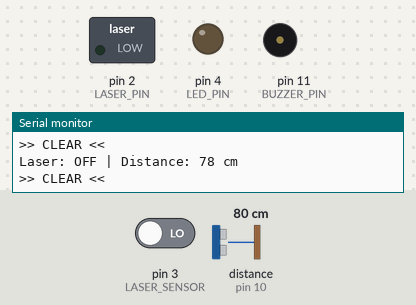
A sketch run on a simulated Arduino Uno, built with avr-gcc and run on an emulated ATmega328P. Shown: switched loads named in the sketch (green lamp = pin HIGH), output pins drawn as LEDs (lit = HIGH), buzzer (waves = sounding), the last lines printed to the serial monitor. Wiring (inferred from the names in the program): ultrasonic range finder: trigger pin 9; echo pin 10. Inputs (shaded band) come from the test bench; at power-on: distance to the obstacle (sensor on pin 10) 80 cm, pin 3 (LASER_SENSOR) LOW. The echo pulse lasts 58.3 µs per cm; pins used as bus, display or sensor lines are not drawn.

Above: at 1.8 s.
1.9 s: distance to the obstacle (sensor on pin 10) set to 13 cm
3.4 s: distance to the obstacle (sensor on pin 10) set to 10 cm
At 5.0 s:
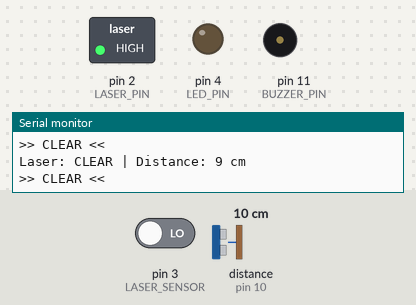
5.5 s: distance to the obstacle (sensor on pin 10) set to 18 cm
At 6.6 s:
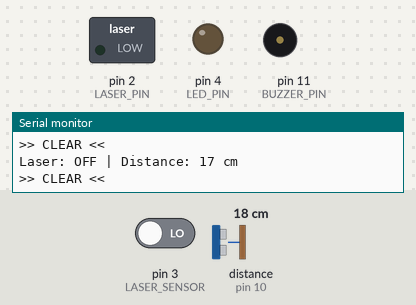
7.5 s: distance to the obstacle (sensor on pin 10) set to 2 cm
At 9.2 s:
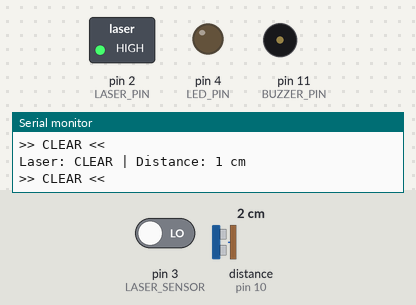
9.5 s: pin 3 (LASER_SENSOR) driven HIGH
At 10.8 s:
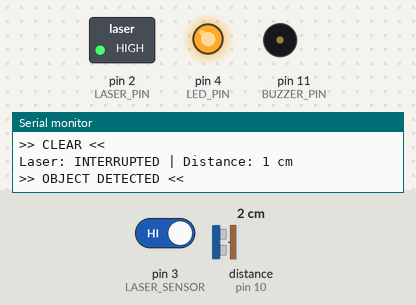
Timing chart, 0 to 14.5 s (numbered marks = the images above; inputs shaded):
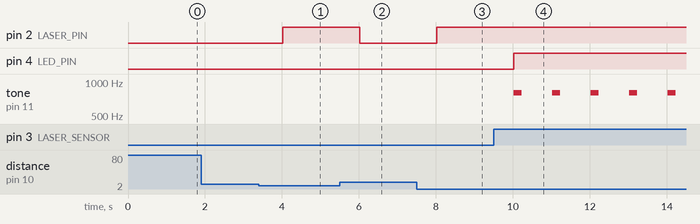

Measured:
- the behaviour switches between 12 and 11 cm on distance to the obstacle (sensor on pin 10) (found by bisection; images 0 and 1)
- after the input at 3.4 s, pin 2 (LASER_PIN): LOW → HIGH after 0.62 s
- after the input at 5.5 s, pin 2 (LASER_PIN): HIGH → LOW after 0.52 s
- after the input at 7.5 s, pin 2 (LASER_PIN): LOW → HIGH after 0.52 s
- after the input at 9.5 s, pin 4 (LED_PIN): LOW → HIGH after 0.53 s; tone on pin 11 (BUZZER_PIN): alternates 800 Hz for 0.20 s and silent for 0.80 s, starting after 0.53 s

The sketch:

ultrasonic.ino
```cpp
#include "laser_module.h"  // Import laser functions

#define TRIG_PIN 9
#define ECHO_PIN 10

const int DISTANCE_THRESHOLD = 15;

void setup() {
  Serial.begin(9600);
  setupLaserModule();

  pinMode(TRIG_PIN, OUTPUT);
  pinMode(ECHO_PIN, INPUT);

  Serial.println("System Initialized");
}

void loop() {
  int distance = measureDistance();
  bool objectClose = (distance > 0 && distance <= DISTANCE_THRESHOLD);

  // Control laser power based on distance
  if (distance > 0 && distance <= 10) {
    setLaser(true);  // Turn laser ON
  } else {
    setLaser(false); // Turn laser OFF
  }

  // Read laser status only if laser is ON
  bool laserInterrupted = false;
  if (distance <= 10) {
    laserInterrupted = checkLaserInterrupted();
  }

  // Display status
  Serial.print("Laser: ");
  Serial.print((distance <= 10) ? (laserInterrupted ? "INTERRUPTED" : "CLEAR") : "OFF");
  Serial.print(" | Distance: ");
  Serial.print(distance);
  Serial.println(" cm");

  // Alert if either laser is interrupted or object is close
  if (distance <= 10 && (laserInterrupted && objectClose)) {
    triggerAlert();
    Serial.println(">> OBJECT DETECTED <<");
  } else {
    clearAlert();
    Serial.println(">> CLEAR <<");
  }

  delay(1000);
}

int measureDistance() {
  digitalWrite(TRIG_PIN, LOW);
  delayMicroseconds(2);
  digitalWrite(TRIG_PIN, HIGH);
  delayMicroseconds(10);
  digitalWrite(TRIG_PIN, LOW);

  long duration = pulseIn(ECHO_PIN, HIGH);
  return (duration == 0) ? -1 : (duration * 0.034 / 2);
}
```

laser_module.h
```cpp
#ifndef LASER_MODULE_H
#define LASER_MODULE_H

#define LASER_PIN     2
#define LASER_SENSOR  3
#define LED_PIN       4
#define BUZZER_PIN    11

void setupLaserModule() {
  pinMode(LASER_PIN, OUTPUT);
  pinMode(LASER_SENSOR, INPUT);
  pinMode(LED_PIN, OUTPUT);
  pinMode(BUZZER_PIN, OUTPUT);
  digitalWrite(LASER_PIN, LOW);  // Laser OFF by default
}

// Turn laser ON or OFF
void setLaser(bool on) {
  digitalWrite(LASER_PIN, on ? HIGH : LOW);
}

bool checkLaserInterrupted() {
  return digitalRead(LASER_SENSOR) == HIGH;
}

void triggerAlert() {
  digitalWrite(LED_PIN, HIGH);
  tone(BUZZER_PIN, 800, 200);
}

void clearAlert() {
  digitalWrite(LED_PIN, LOW);
  noTone(BUZZER_PIN);
}

#endif
```
